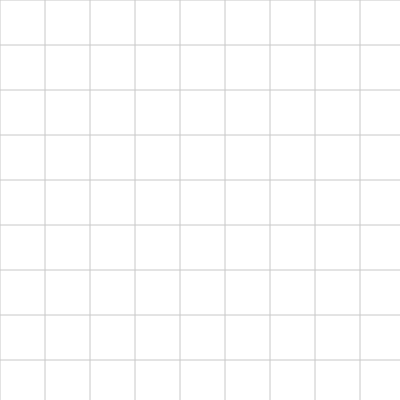
Frame 1 (no input)
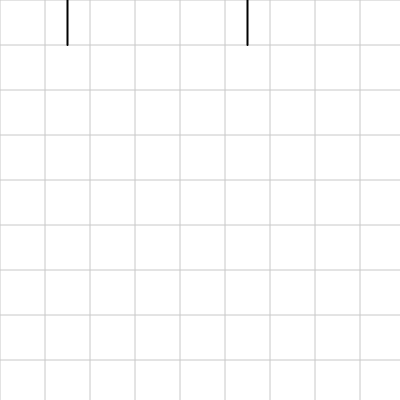
Frame 60 (no input)
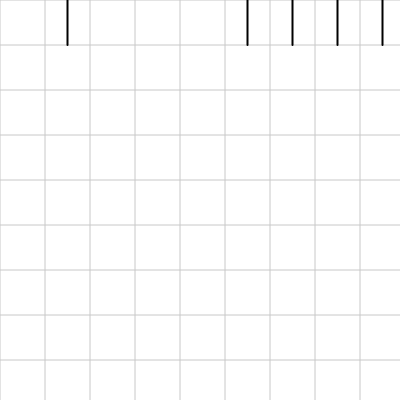
Frame 120 (the mouse pressed at the canvas centre since frame 60)

The p5.js sketch that drew these frames (run headless with seeded random() and noise() and a simulated clock; from frame 60 on, the mouse is pressed at the canvas centre):

// p5.js sketch
// ── sketch.js
let gridSize = 45; 
let cols, rows;
let currentX, currentY;
let drawSpeed = 10; 
let moveCount = 0; 

function setup() {
  createCanvas(400, 400);
  cols = width / gridSize;
  rows = height / gridSize;
  currentX = 0;
  currentY = 0;
  background(255);
  drawGrid();
  frameRate(60); 
}

function draw() {
  if (frameCount % drawSpeed == 0) {
    rollDiceAndDraw();
  }
}

function drawGrid() {
  stroke(200);
  for (let i = 0; i <= cols; i++) {
    line(i * gridSize, 0, i * gridSize, height);
  }
  for (let j = 0; j <= rows; j++) {
    line(0, j * gridSize, width, j * gridSize);
  }
}

function rollDiceAndDraw() {
  let diceRoll = floor(random(1, 7));
  stroke(0);
  strokeWeight(2);
  
  let centerX = currentX + gridSize / 2;
  let centerY = currentY + gridSize / 2;

  moveCount++;
  console.log(`Move ${moveCount}: Position: (${currentX}, ${currentY}), Dice Roll: ${diceRoll}`);
  
  switch (diceRoll) {
    case 1:
      console.log("Drawing: Horizontal Line");
      line(currentX, centerY, currentX + gridSize, centerY);
      break;
    case 2:
      console.log("Drawing: Vertical Line");
      line(centerX, currentY, centerX, currentY + gridSize);
      break;
    case 3:
      console.log("Drawing: None");
      break;
    case 4:
      console.log("Drawing: X");
      line(currentX, centerY, currentX + gridSize, centerY);
      line(centerX, currentY, centerX, currentY + gridSize);;
      break;
    case 5:
      console.log("Drawing: None");
      break;
    case 6:
      console.log("Drawing: Diagonal Line TR-BL");
      line(currentX + gridSize, currentY, currentX, currentY + gridSize);
      break;
  }

  currentX += gridSize;
  if (currentX >= width) {
    currentX = 0;
    currentY += gridSize;
  }
  if (currentY >= height) {
    noLoop();
    console.log("Drawing complete");
  }
}

function keyPressed() {
  if (key == '1') {
    drawSpeed = 10; // Slow
    console.log("Speed: Slow");
  } else if (key == '2') {
    drawSpeed = 5; // Medium
    console.log("Speed: Medium");
  } else if (key == '3') {
    drawSpeed = 1; // Fast
    console.log("Speed: Fast");
  }
}
